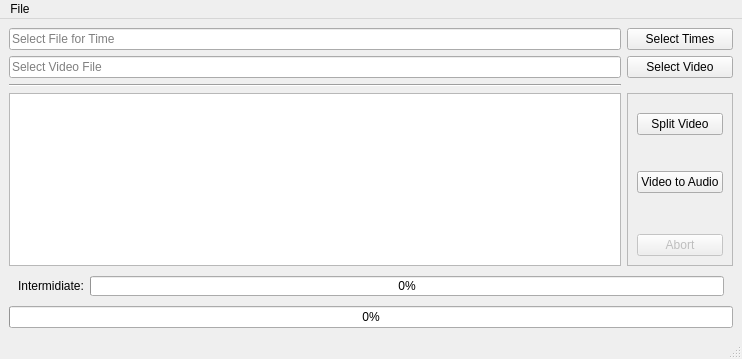
<?xml version="1.0" encoding="UTF-8"?>
<ui version="4.0">
 <class>MainWindow</class>
 <widget class="QMainWindow" name="MainWindow">
  <property name="geometry">
   <rect>
    <x>0</x>
    <y>0</y>
    <width>742</width>
    <height>359</height>
   </rect>
  </property>
  <property name="windowTitle">
   <string>MainWindow</string>
  </property>
  <property name="autoFillBackground">
   <bool>true</bool>
  </property>
  <widget class="QWidget" name="centralwidget">
   <layout class="QGridLayout" name="gridLayout_2">
    <item row="2" column="0">
     <widget class="QProgressBar" name="progressBar">
      <property name="value">
       <number>0</number>
      </property>
      <property name="textVisible">
       <bool>true</bool>
      </property>
      <property name="format">
       <string>%p%</string>
      </property>
     </widget>
    </item>
    <item row="1" column="0">
     <widget class="QWidget" name="widget" native="true">
      <property name="minimumSize">
       <size>
        <width>0</width>
        <height>28</height>
       </size>
      </property>
      <layout class="QHBoxLayout" name="horizontalLayout">
       <property name="topMargin">
        <number>0</number>
       </property>
       <property name="bottomMargin">
        <number>0</number>
       </property>
       <item>
        <widget class="QLabel" name="label">
         <property name="text">
          <string>Intermidiate:</string>
         </property>
        </widget>
       </item>
       <item>
        <widget class="QProgressBar" name="progressBar_2">
         <property name="maximumSize">
          <size>
           <width>16777215</width>
           <height>20</height>
          </size>
         </property>
         <property name="value">
          <number>0</number>
         </property>
         <property name="textVisible">
          <bool>true</bool>
         </property>
         <property name="format">
          <string>%p%</string>
         </property>
        </widget>
       </item>
      </layout>
     </widget>
    </item>
    <item row="0" column="0">
     <layout class="QGridLayout" name="gridLayout">
      <item row="1" column="0">
       <widget class="QLineEdit" name="videoSelection">
        <property name="placeholderText">
         <string>Select Video File</string>
        </property>
       </widget>
      </item>
      <item row="3" column="0">
       <widget class="QPlainTextEdit" name="plainTextEdit">
        <property name="styleSheet">
         <string notr="true">border-color: rgb(255, 0, 0);</string>
        </property>
        <property name="frameShape">
         <enum>QFrame::StyledPanel</enum>
        </property>
        <property name="frameShadow">
         <enum>QFrame::Raised</enum>
        </property>
        <property name="readOnly">
         <bool>true</bool>
        </property>
       </widget>
      </item>
      <item row="0" column="0">
       <widget class="QLineEdit" name="timeFileSelection">
        <property name="placeholderText">
         <string>Select File for Time</string>
        </property>
       </widget>
      </item>
      <item row="1" column="1">
       <widget class="QPushButton" name="videoFIle">
        <property name="text">
         <string>Select Video</string>
        </property>
       </widget>
      </item>
      <item row="3" column="1">
       <widget class="QFrame" name="frame">
        <property name="frameShape">
         <enum>QFrame::StyledPanel</enum>
        </property>
        <property name="frameShadow">
         <enum>QFrame::Raised</enum>
        </property>
        <layout class="QGridLayout" name="gridLayout_3">
         <item row="1" column="0">
          <widget class="QPushButton" name="splitVideo">
           <property name="text">
            <string>Split Video</string>
           </property>
          </widget>
         </item>
         <item row="3" column="0">
          <widget class="QPushButton" name="videoAudio">
           <property name="text">
            <string>Video to Audio</string>
           </property>
          </widget>
         </item>
         <item row="2" column="0">
          <spacer name="verticalSpacer_2">
           <property name="orientation">
            <enum>Qt::Vertical</enum>
           </property>
           <property name="sizeType">
            <enum>QSizePolicy::Fixed</enum>
           </property>
           <property name="sizeHint" stdset="0">
            <size>
             <width>20</width>
             <height>30</height>
            </size>
           </property>
          </spacer>
         </item>
         <item row="0" column="0">
          <spacer name="verticalSpacer_3">
           <property name="orientation">
            <enum>Qt::Vertical</enum>
           </property>
           <property name="sizeType">
            <enum>QSizePolicy::Fixed</enum>
           </property>
           <property name="sizeHint" stdset="0">
            <size>
             <width>20</width>
             <height>10</height>
            </size>
           </property>
          </spacer>
         </item>
         <item row="4" column="0">
          <spacer name="verticalSpacer">
           <property name="orientation">
            <enum>Qt::Vertical</enum>
           </property>
           <property name="sizeHint" stdset="0">
            <size>
             <width>20</width>
             <height>40</height>
            </size>
           </property>
          </spacer>
         </item>
         <item row="5" column="0">
          <widget class="QPushButton" name="abortProcess">
           <property name="enabled">
            <bool>false</bool>
           </property>
           <property name="text">
            <string>Abort</string>
           </property>
          </widget>
         </item>
        </layout>
       </widget>
      </item>
      <item row="0" column="1">
       <widget class="QPushButton" name="timesFIle">
        <property name="text">
         <string>Select Times</string>
        </property>
       </widget>
      </item>
      <item row="2" column="0">
       <widget class="Line" name="line">
        <property name="orientation">
         <enum>Qt::Horizontal</enum>
        </property>
       </widget>
      </item>
     </layout>
    </item>
   </layout>
  </widget>
  <widget class="QMenuBar" name="menubar">
   <property name="geometry">
    <rect>
     <x>0</x>
     <y>0</y>
     <width>742</width>
     <height>22</height>
    </rect>
   </property>
   <widget class="QMenu" name="menuFile">
    <property name="title">
     <string>File</string>
    </property>
    <addaction name="actionOpen"/>
    <addaction name="separator"/>
    <addaction name="actionExit"/>
   </widget>
   <addaction name="menuFile"/>
  </widget>
  <widget class="QStatusBar" name="statusbar"/>
  <action name="actionOpen">
   <property name="text">
    <string>Open</string>
   </property>
  </action>
  <action name="actionExit">
   <property name="text">
    <string>Exit</string>
   </property>
  </action>
 </widget>
 <resources/>
 <connections/>
</ui>
